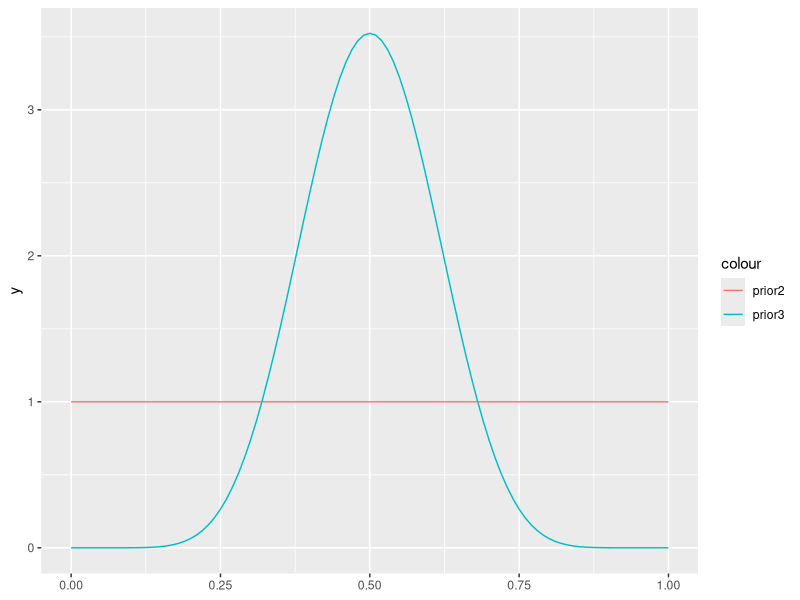
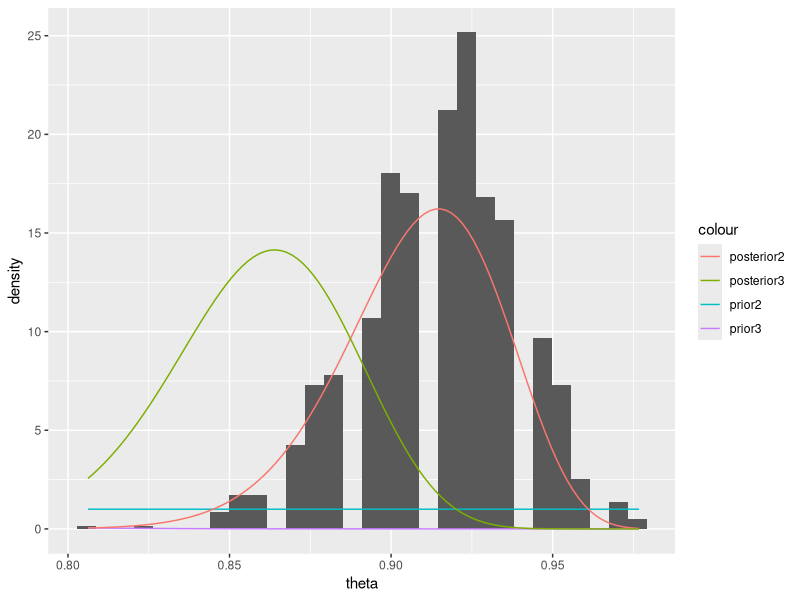

The R source for these figures, in order:
## ---- chunk 1
n=129
y=118
theta_hat=y/n
upper=theta_hat+1.96*sqrt(theta_hat*(1-theta_hat)/n)
lower=theta_hat-1.96*sqrt(theta_hat*(1-theta_hat)/n)
sprintf("MLE estimate of theta is %f",theta_hat)
sprintf("confidence interval is (%f , %f)", lower, upper) 
## ---- chunk 2
pos_mean=(y+1)/(y+1+n-y+1)
sprintf("posterior mean is %f",pos_mean)
sprintf("credible interval is (%f,%f)", qbeta(0.25,y+1,n-y+1),qbeta(0.975,y+1,n-y+1))
## ---- chunk 3
library(ggplot2)
  ggplot()+
  xlim(0,1)+
  stat_function(aes(color="prior2"),fun=dbeta,args=list(shape1=1,shape2=1))+
  stat_function(aes(color="prior3"),fun=dbeta,args=list(shape1=10,shape2=10))
## ---- chunk 4
set.seed(1)
df=data.frame(num_happy=rbinom(n=1000,size=129,prob=118/129))
df$theta=df$num_happy/129
ggplot(data=df)+
  geom_histogram(aes(x = theta, y=..density..))+
  stat_function(aes(x = theta, color="prior2"),fun=dbeta,args=list(shape1=1,shape2=1))+
  stat_function(aes(x = theta, color="prior3"),fun=dbeta,args=list(shape1=10,shape2=10))+
  stat_function(aes(x = theta, color="posterior2"),fun=dbeta,
                args=list(shape1=118+1,shape2=129-118+1))+
  stat_function(aes(x = theta, color="posterior3"),fun=dbeta,
                args=list(shape1=118+10,shape2=129-118+10))

